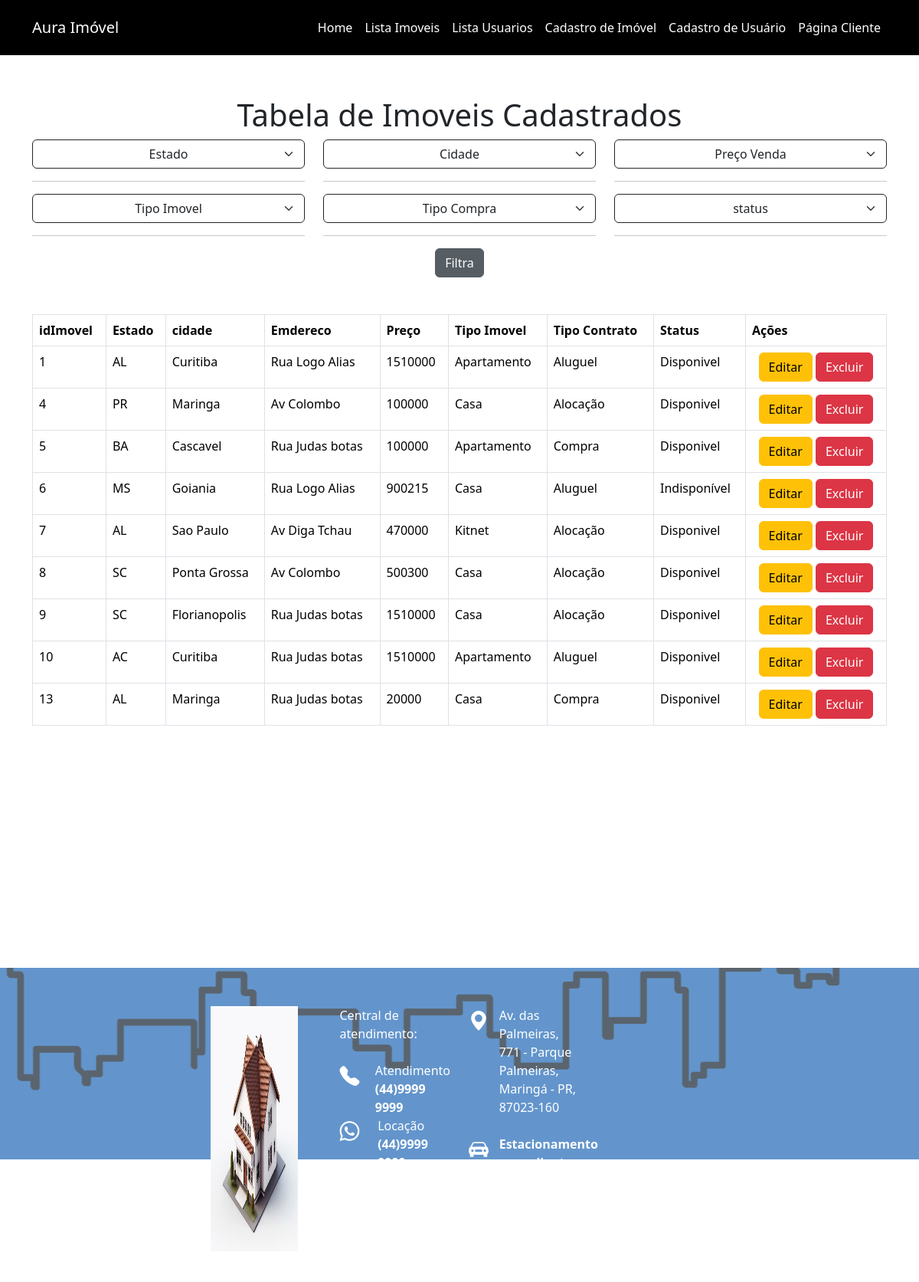
The app's page /codigo/listaImoveis.php (signed in) with its own data.
### tables this page shows
CREATE TABLE `imoveis` (
  `idImovel` int(11) NOT NULL,
  `preco` decimal(11,0) NOT NULL,
  `estado` text NOT NULL,
  `cidade` text NOT NULL,
  `tipoImovel` text NOT NULL,
  `tipoCompra` text NOT NULL,
  `endereco` text NOT NULL,
  `tamanho` float NOT NULL,
  `descricao` text NOT NULL,
  `quartos` int(11) NOT NULL,
  `garagem` int(11) NOT NULL,
  `status` text NOT NULL
);

### codigo/listaImoveis.php (the view, shortened to what this page needs)
<?php
	include_once("includes/conexao.php");
	if (isset($_GET["idImovel"])) {
		$sql = "SELECT * FROM imoveis WHERE idImovel = '{$_GET['idImovel']}'";
		$resultados = mysqli_query($conn, $sql);
		$dados = mysqli_fetch_assoc($resultados);
		$idImovel = $dados['idImovel'];
		$preco = $dados['preco'];
		$estado = $dados['estado'];
		$cidade = $dados['cidade'];
		$tipoImovel = $dados['tipoImovel'];
		$tipoCompra = $dados['tipoCompra'];
		$endereco = $dados['endereco'];
		$tamanho = $dados['tamanho'];
		$descricao = $dados['descricao'];
		$quartos = $dados['quartos'];
		$garagem = $dados['garagem'];
		$status = $dados['status'];
	} else{
		$preco = "";
		$estado = "";
		$cidade = "";
		$tipoCompra = "";
	}
	if (!isset($_GET['estado'])) {
        $estado = "";
        $cidade = "";
        $tipoCompra = "";
        $preco = "";
    }
?>
<!DOCTYPE html>
<html>
<head>
	<link href="https://cdn.jsdelivr.net/npm/bootstrap@5.3.3/dist/css/bootstrap.min.css" rel="stylesheet">
	<link rel="stylesheet" href="https://cdn.jsdelivr.net/npm/bootstrap-icons@1.11.3/font/bootstrap-icons.min.css">
	<link rel="stylesheet" type="text/css" href="css/estilo_listaImovel.css">
	<link rel="stylesheet" type="text/css" href="css/rodape.css">
</head>
<body>
	<?php
		include_once("includes/conexao.php");
		include_once("includes/menu_func.php");
	?>
	<div class="container" style="padding-bottom: 300px;">
		<br><br><br><br>
		<div class="row">
			<div class="col-md-12 text-center">
				<h1 style="margin-top:30px">Tabela de Imoveis Cadastrados</h1>
			</div>
		</div>
		<form action="" method="GET">
			<div class="row">
				<div class="col-md-4">
					<select name = "estado" class="form-select btn btn-outline-dark ">
						<option value="">Estado</option>
					</select><hr>
				</div>
				<div class="col-md-4">
					<select name = "cidade" class="form-select btn btn-outline-dark ">
						<option value="">Cidade</option>
					</select><hr>
				</div>
				<div class="col-md-4">
					<select name="preco" class="form-select btn btn-outline-dark " aria-label="Default select example" required>
                        <option value="estado">Preço Venda</option>
                    </select> <hr>
				</div>
			</div>
			<div class="row">
				<div class="col-md-4">
					<select name = "tipoImovel" class="form-select btn btn-outline-dark " >
						<option value="">Tipo Imovel</option>
					</select><hr>
				</div>
				<div class="col-md-4">
					<select name = "tipoCompra" class="form-select btn btn-outline-dark ">
						<option value="">Tipo Compra</option>
					</select><hr>
				</div>
				<div class="col-md-4">
					<select name = "status" class="form-select btn btn-outline-dark " >
						<option value="">status</option>
					</select> <hr>
				</div>
			</div>
				<div class="col-md-12 text-center">
						<button class="btn btn-secondary btn-block active" type="submit">Filtra</button>
				</div>
			<br>
		</form>
        <br>
		<div class="row">
	      <div class="col-md-12">
	        <table class="table table-bordered">
	          <tr>
	            <th>idImovel</th>
	            <th>Estado</th>
	            <th>cidade</th>
	            <th>Emdereco</th>
	            <th>Preço</th>
	            <th>Tipo Imovel</th>
	            <th>Tipo Contrato</th>
	            <th>Status</th>
	            <th>Ações</th>
	          </tr>
	          <?php
	            if (!isset($_GET['estado'])) {
                    $sql = "SELECT * FROM imoveis ORDER BY idImovel ASC";
                } else {
                    $sql = "SELECT * FROM imoveis WHERE estado = '$estado' AND cidade = '$cidade' AND preco >= '$preco' AND tipoCompra = '$tipoCompra'";
                }
	            $resultados = mysqli_query($conn, $sql);
	            while ($dados = mysqli_fetch_assoc($resultados)) {
	              echo '<tr>
	                      <td>'.$dados['idImovel'].'</td>
	                      <td>'.$dados['estado'].'</td>
	                      <td>'.$dados['cidade'].'</td>
	                      <td>'.$dados['endereco'].'</td>
	                      <td>'.$dados['preco'].'</td>
	                      <td>'.$dados['tipoImovel'].'</td>
	                      <td>'.$dados['tipoCompra'].'</td>
	                      <td>'.$dados['status'].'</td>
	                      <td style="text-align: center;">
	                      	<a class="btn btn-warning" href="homeFunc.php?idImovel='.$dados['idImovel'].'">Editar</a>
	                        <a href="#excluir" data-toggle="modal" data-target="#excluir_'.$dados['idImovel'].'" class= "btn btn-danger">Excluir</a>
	                      </td>
	                    </tr>';
			            }
	          ?>
	        </table>
	      </div>
	    </div>
	</div>
      <?php
      	include_once("includes/rodaPe.php");
      ?>
</body>
</html>

### codigo/includes/menu_func.php (shortened to what this page needs)
<footer>
    <nav class="navbar fixed-top navbar-expand-lg navbar-dark p-md-3" style="background-color: black">
     <div class="container">
        <?php
            if ($_SESSION['tipoUserUsuarioLogado'] == "Cliente") {
                echo '<a class="navbar-brand" href="home.php">Aura Imóvel</a>';
            }else{
                echo '<a class="navbar-brand" href="area_funcionario.php">Aura Imóvel</a>';
            }
        ?>
        <div class="collapse navbar-collapse" id="navbarNav" >
            <ul class="navbar-nav">
            <li class="nav-item">
                <?php
                    if ($_SESSION['tipoUserUsuarioLogado'] == "Cliente") {
                        echo '<a class="nav-link text-white" href="home.php">Home</a>';
                    }else{
                        echo '<a class="nav-link text-white" href="area_funcionario.php">Home</a>';
                    }
                ?>
            </li>
            <li class="nav-item">
                <a class="nav-link text-white" href="listaImoveis.php">Lista Imoveis</a>
            </li>
            <li class="nav-item">
                <a class="nav-link text-white" href="listaUsuarios.php">Lista Usuarios</a>
            </li>
            <li class="nav-item">
                <a class="nav-link text-white" href="homeFunc.php">Cadastro de Imóvel</a>
            </li>
            <li class="nav-item">
                <a class="nav-link text-white" href="cadastro.php">Cadastro de Usuário</a>
            </li>
            <li class="nav-item">
                <a class="nav-link text-white" href="home.php">Página Cliente</a>
            </li>
            </ul>
        </div>
    </div>
    </nav>
</footer>

### codigo/includes/rodaPe.php (shortened to what this page needs)
<div class="alinhamento">
    <div class="footer">
        <div class="footer2">
            <div class="row">
                <div class="col-md-3" id="contato">
                    <img class="logo" src="img/rodape.png" alt="" >
                </div>
                <div class="col-md-3">
                        <span class="cor">Central de atendimento:</span>
                        <br>
                        <br>
                    <div class="atendimento d-flex ">
                        <i class="bi bi-telephone-fill cor tam"></i>
                        <div class="info d-block">
                            <div>
                                <span class="cor" id="contato">Atendimento</span>
                            </div>
                            <div class="info2 d-block cor">
                                <b>(44)<span>9999 9999</span></b>
                            </div>
                        </div>
                    </div>
                    <div class="atendimento d-flex ">
                        <i class="bi bi-whatsapp cor tam"></i>
                        <div class="info d-block">
                            <div>
                                <span class="cor">Locação</span>
                            </div>
                            <div class="info2 d-block cor">
                                <b>(44)<span>9999 9999</span></b>
                            </div>
                        </div>
                    </div>
                    <div class="atendimento d-flex ">
                        <i class="bi bi-whatsapp cor tam"></i>
                        <div class="info d-block">
                            <div>
                                <span class="cor">Venda</span>
                            </div>
                            <div class="info2 d-block cor">
                                <b>(44)<span>9999 9999</span></b>
                            </div>
                        </div>
                    </div>
                </div>
                    <div class="col-md-3">
                    <div class="atendimento d-flex">
                        <i class="bi bi-geo-alt-fill cor tam"></i>
                        <div class="info d-block">
                        <div>
                            <span class="cor">Av. das Palmeiras, 771 - Parque Palmeiras, Maringá - PR, 87023-160</span>
                        </div>
                        </div>
                    </div>
                    <br>
                    <div class="atendimento d-flex ">
                        <i class="bi bi-car-front-fill cor tam"></i>
                        <div class="info d-block">
                        <div class="info2 d-block cor ">
                            <b><span class="d-flex d-flex align-items-end">Estacionamento para clientes</span></b>
                        </div>
                        </div>
                    </div>
                    <br>
                    <div class="atendimento d-flex ">
                        <i class="bi bi-clock cor tam"></i>
                        <div class="info d-block">
                        <div>
                            <span class="cor">De 2ª a 6ª das 18:00hrs</span><br>
                            <span class="cor">Aos Sábados dos 8:00hrs ás 12:00hrs</span>
                        </div>
                        </div>
                    </div>
                </div>
            </div>
        </div>
    </div>
</div>

### codigo/css/estilo_listaImovel.css (style rules this page uses)
.container { padding-top: 0px; }

### codigo/css/rodape.css (style rules this page uses)
.footer { width: 100%; height: 250px; padding: 50px 275px; background: rgb(99,149, 204) url(../img/cidadeRodape.png) bottom center no-repeat; position: static; bottom: 0; left: 0; }
.footer2 { max-width: 1268pxpx; margin-left: auto; margin-right: auto; }
.atendimento { gap: 2%; }
.tam { font-size: 162%; }
.logo { width: 79%; height: 89%; }
.cor { color: white; }

### records on screen
imoveis: idImovel "1", estado "AL", cidade "Curitiba", endereco "Rua Logo Alias", preco "1510000", tipoImovel "Apartamento", tipoCompra "Aluguel", status "Disponivel"
imoveis: idImovel "4", estado "PR", cidade "Maringa", endereco "Av Colombo", preco "100000", tipoImovel "Casa", tipoCompra "Alocação", status "Disponivel"
imoveis: idImovel "5", estado "BA", cidade "Cascavel", endereco "Rua Judas botas", preco "100000", tipoImovel "Apartamento", tipoCompra "Compra", status "Disponivel"
imoveis: idImovel "6", estado "MS", cidade "Goiania", endereco "Rua Logo Alias", preco "900215", tipoImovel "Casa", tipoCompra "Aluguel", status "Indisponível"
imoveis: idImovel "7", estado "AL", cidade "Sao Paulo", endereco "Av Diga Tchau", preco "470000", tipoImovel "Kitnet", tipoCompra "Alocação", status "Disponivel"
imoveis: idImovel "8", estado "SC", cidade "Ponta Grossa", endereco "Av Colombo", preco "500300", tipoImovel "Casa", tipoCompra "Alocação", status "Disponivel"
imoveis: idImovel "9", estado "SC", cidade "Florianopolis", endereco "Rua Judas botas", preco "1510000", tipoImovel "Casa", tipoCompra "Alocação", status "Disponivel"
imoveis: idImovel "10", estado "AC", cidade "Curitiba", endereco "Rua Judas botas", preco "1510000", tipoImovel "Apartamento", tipoCompra "Aluguel", status "Disponivel"
imoveis: idImovel "13", estado "AL", cidade "Maringa", endereco "Rua Judas botas", preco "20000", tipoImovel "Casa", tipoCompra "Compra", status "Disponivel"
